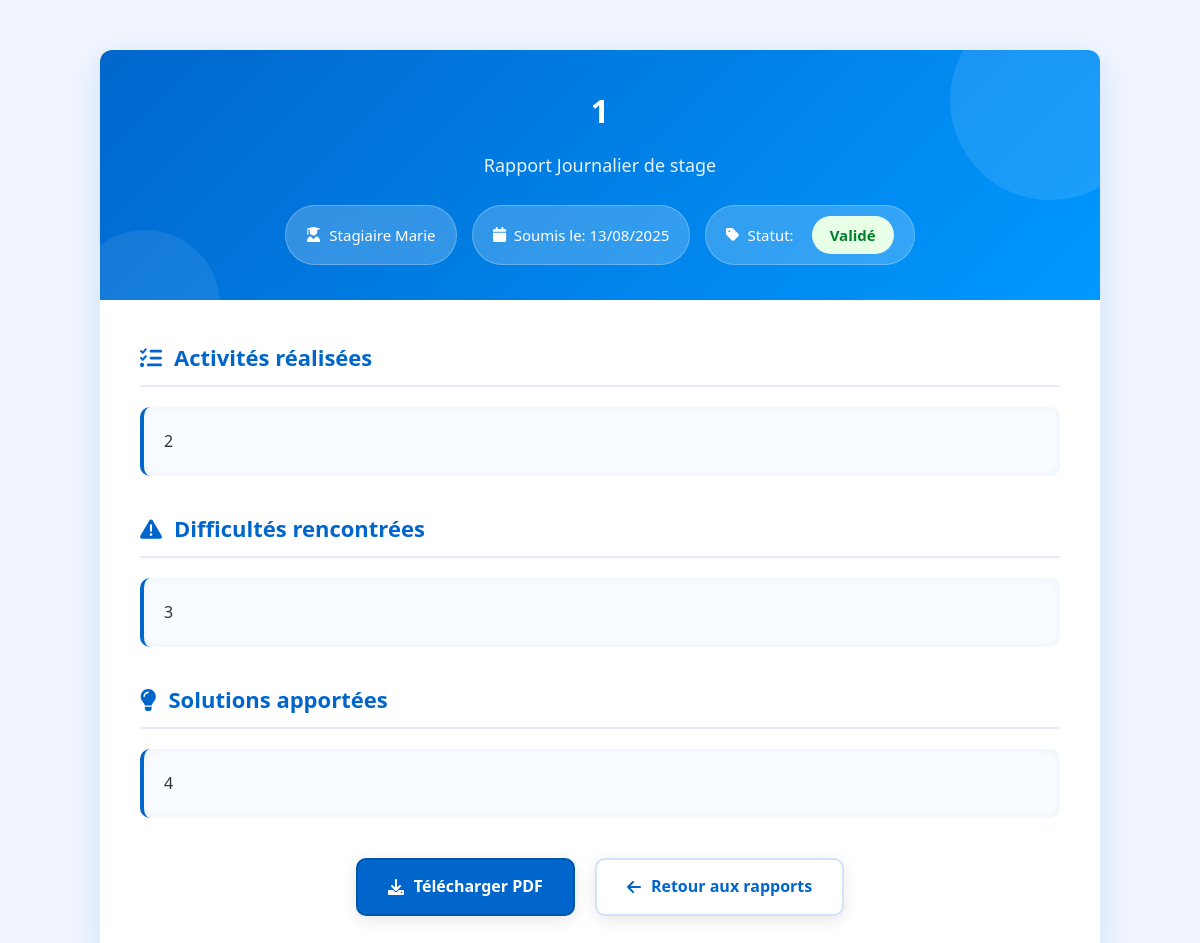
Before: /voir_rapport.php?id=2 (signed in) with the older database file.
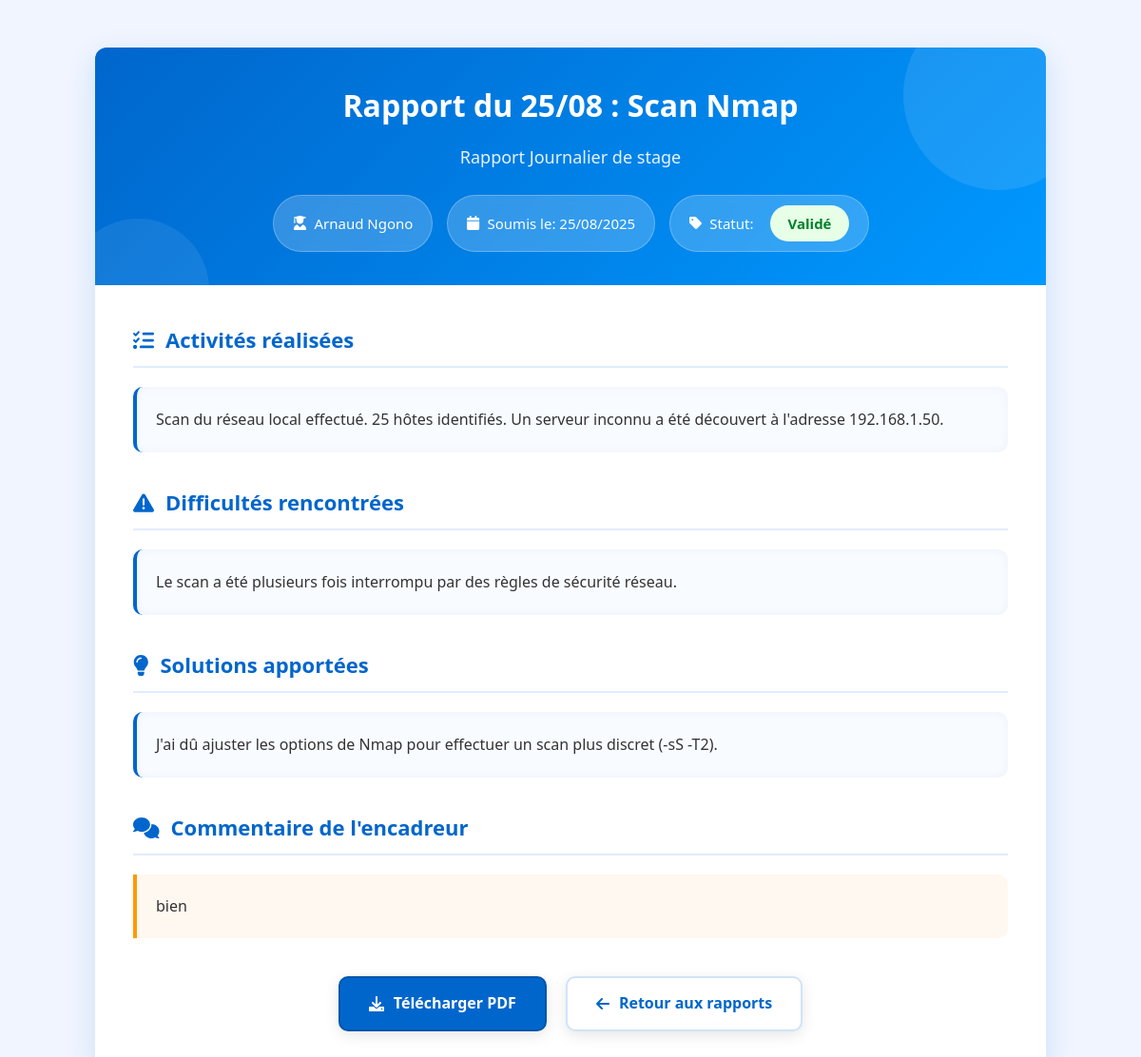
After: the same page with the newer database file.
### tables this page shows
CREATE TABLE `rapports` (
  `id` int(11) NOT NULL,
  `stagiaire_id` int(11) NOT NULL,
  `tache_id` int(11) DEFAULT NULL,
  `type` enum('journalier','hebdomadaire','mensuel') NOT NULL,
  `titre` varchar(255) NOT NULL,
  `activites` text NOT NULL,
  `difficultes` text NOT NULL,
  `solutions` text NOT NULL,
  `date_soumission` timestamp NOT NULL DEFAULT current_timestamp(),
  `statut` enum('en attente','validé','rejeté') DEFAULT 'en attente',
  `commentaire_encadreur` text DEFAULT NULL,
  `fichier_pdf` varchar(255) DEFAULT NULL,
  `date_validation` timestamp NULL DEFAULT NULL
);

CREATE TABLE `utilisateurs` (
  `id` int(11) NOT NULL,
  `nom` varchar(50) NOT NULL,
  `prenom` varchar(50) NOT NULL,
  `email` varchar(100) NOT NULL,
  `password` varchar(255) NOT NULL,
  `role` enum('stagiaire','encadreur','admin') NOT NULL,
  `statut` enum('actif','bloque') NOT NULL DEFAULT 'actif',
  `sex` enum('M','F') NOT NULL DEFAULT 'M',
  `telephone` varchar(20) DEFAULT NULL,
  `encadreur_id` int(11) DEFAULT NULL
);

### voir_rapport.php (the view, shortened to what this page needs)
<?php
require_once 'classes/Rapport.php';
if (isset($_GET['id'])) {
    $rapport_id = intval($_GET['id']);
    $db = Database::getConnection();
    $sql = "SELECT r.*, u.nom AS stag_nom, u.prenom AS stag_prenom
            FROM rapports r
            JOIN utilisateurs u ON r.stagiaire_id = u.id
            WHERE r.id = ?";
    $stmt = $db->prepare($sql);
    $stmt->bind_param("i", $rapport_id);
    $stmt->execute();
    $result = $stmt->get_result();
    if ($result->num_rows > 0) {
        $rapport = $result->fetch_assoc();
    } else {
        die("Rapport non trouvé");
    }
} else {
    die("ID de rapport non spécifié");
}
?>
<!DOCTYPE html>
<html lang="fr">
<head>
    <link href="https://cdnjs.cloudflare.com/ajax/libs/font-awesome/6.0.0/css/all.min.css" rel="stylesheet">
</head>
<body>
    <div class="rapport-container">
        <div class="rapport-header">
            <h1 class="rapport-title"><?= htmlspecialchars($rapport['titre']) ?></h1>
            <div class="rapport-subtitle">Rapport <?= ucfirst($rapport['type']) ?> de stage</div>
            <div class="rapport-meta">
                <div class="meta-item">
                    <i class="fas fa-user-graduate"></i>
                    <?= htmlspecialchars($rapport['stag_prenom'] . ' ' . $rapport['stag_nom']) ?>
                </div>
                <div class="meta-item">
                    <i class="fas fa-calendar"></i>
                    Soumis le: <?= date('d/m/Y', strtotime($rapport['date_soumission'])) ?>
                </div>
                <div class="meta-item">
                    <i class="fas fa-tag"></i>
                    Statut:
                    <span class="status-badge status-<?= str_replace(' ', '_', $rapport['statut']) ?>">
                        <?= ucfirst($rapport['statut']) ?>
                    </span>
                </div>
            </div>
        </div>
        <div class="rapport-body">
            <div class="rapport-section">
                <h2 class="section-title">
                    <i class="fas fa-tasks"></i>
                    Activités réalisées
                </h2>
                <div class="section-content"><?= htmlspecialchars($rapport['activites']) ?></div>
            </div>
            <div class="rapport-section">
                <h2 class="section-title">
                    <i class="fas fa-exclamation-triangle"></i>
                    Difficultés rencontrées
                </h2>
                <div class="section-content"><?= htmlspecialchars($rapport['difficultes']) ?></div>
            </div>
            <div class="rapport-section">
                <h2 class="section-title">
                    <i class="fas fa-lightbulb"></i>
                    Solutions apportées
                </h2>
                <div class="section-content"><?= htmlspecialchars($rapport['solutions']) ?></div>
            </div>
            <?php if (!empty($rapport['commentaire_encadreur'])): ?>
            <div class="rapport-section">
                <h2 class="section-title">
                    <i class="fas fa-comments"></i>
                    Commentaire de l'encadreur
                </h2>
                <div class="comment-section">
                    <?= htmlspecialchars($rapport['commentaire_encadreur']) ?>
                </div>
            </div>
            <?php endif; ?>
            <div class="actions">
                <a href="telecharger_rapport.php?id=<?= $rapport['id'] ?>" class="btn btn-download">
                    <i class="fas fa-download"></i> Télécharger PDF
                </a>
                <a href="dashboardEncadreur.php?tab=rapports" class="btn btn-back">
                    <i class="fas fa-arrow-left"></i> Retour aux rapports
                </a>
            </div>
        </div>
    </div>
</body>
</html>

### voir_rapport.php (style rules this page uses)
* { margin: 0; padding: 0; box-sizing: border-box; }
body { font-family: 'Segoe UI', Tahoma, Geneva, Verdana, sans-serif; background-color: #f0f5ff; color: #333; line-height: 1.6; padding: 20px; }
.rapport-container { max-width: 1000px; margin: 30px auto; background: white; border-radius: 12px; box-shadow: 0 10px 30px rgba(0, 102, 204, 0.15); overflow: hidden; }
.rapport-header { background: linear-gradient(135deg, #0066cc, #0099ff); color: white; padding: 35px 30px; text-align: center; position: relative; overflow: hidden; }
.rapport-header:before { content: ""; position: absolute; top: -50px; right: -50px; width: 200px; height: 200px; background: rgba(255, 255, 255, 0.1); border-radius: 50%; }
.rapport-header:after { content: ""; position: absolute; bottom: -80px; left: -30px; width: 150px; height: 150px; background: rgba(255, 255, 255, 0.08); border-radius: 50%; }
.rapport-title { font-size: 32px; margin-bottom: 15px; font-weight: 600; position: relative; z-index: 1; }
.rapport-subtitle { font-size: 18px; opacity: 0.9; max-width: 700px; margin: 0 auto; position: relative; z-index: 1; }
.rapport-meta { display: flex; justify-content: center; flex-wrap: wrap; gap: 15px; margin-top: 25px; position: relative; z-index: 1; }
.meta-item { background: rgba(255, 255, 255, 0.2); padding: 10px 20px; border-radius: 30px; font-size: 15px; display: flex; align-items: center; gap: 8px; backdrop-filter: blur(5px); border: 1px solid rgba(255, 255, 255, 0.25); }
.rapport-body { padding: 40px; }
.rapport-section { margin-bottom: 35px; }
.section-title { color: #0066cc; font-size: 22px; margin-bottom: 20px; padding-bottom: 10px; border-bottom: 2px solid #e1ecff; display: flex; align-items: center; gap: 12px; font-weight: 600; }
.section-content { padding: 20px; background: #f8fbff; border-radius: 10px; white-space: pre-line; line-height: 1.8; font-size: 16px; border-left: 4px solid #0066cc; box-shadow: inset 0 0 10px rgba(0, 102, 204, 0.05); }
.status-badge { padding: 7px 18px; border-radius: 30px; font-weight: 600; margin-left: 10px; display: inline-block; }
.status-validé { background: #e6ffe6; color: #00802b; }
.actions { display: flex; gap: 20px; justify-content: center; margin-top: 40px; flex-wrap: wrap; }
.btn { padding: 14px 30px; border-radius: 10px; text-decoration: none; font-weight: 600; display: inline-flex; align-items: center; gap: 10px; transition: all 0.3s; font-size: 16px; box-shadow: 0 4px 15px rgba(0, 0, 0, 0.1); }
.btn-download { background: #0066cc; color: white; border: 2px solid #0055aa; }
.btn-back { background: white; color: #0066cc; border: 2px solid #d1e3f8; }
.comment-section { background: #fff8f0; border-left: 4px solid #ff9900; padding: 20px; border-radius: 0 10px 10px 0; margin-top: 15px; font-size: 16px; line-height: 1.7; }

Changed rows visible on the page:
changed rapports "Journalier": titre "1" → "Rapport du 25/08 : Scan Nmap"; stagiaire.nom "Stagiaire Marie" → "Arnaud Ngono"; date_soumission "13/08/2025" → "25/08/2025"; activites "2" → "Scan du réseau local effectué. 25 hôtes identifiés. Un serveur inconnu a été découvert à l'adresse 192.168.1.50."; difficultes "3" → "Le scan a été plusieurs fois interrompu par des règles de sécurité réseau."; solutions "4" → "J'ai dû ajuster les options de Nmap pour effectuer un scan plus discret (-sS -T2)."; commentaire_encadreur (not shown) → "bien"
Other visible differences:
text now shown: "Commentaire de l'encadreur"
